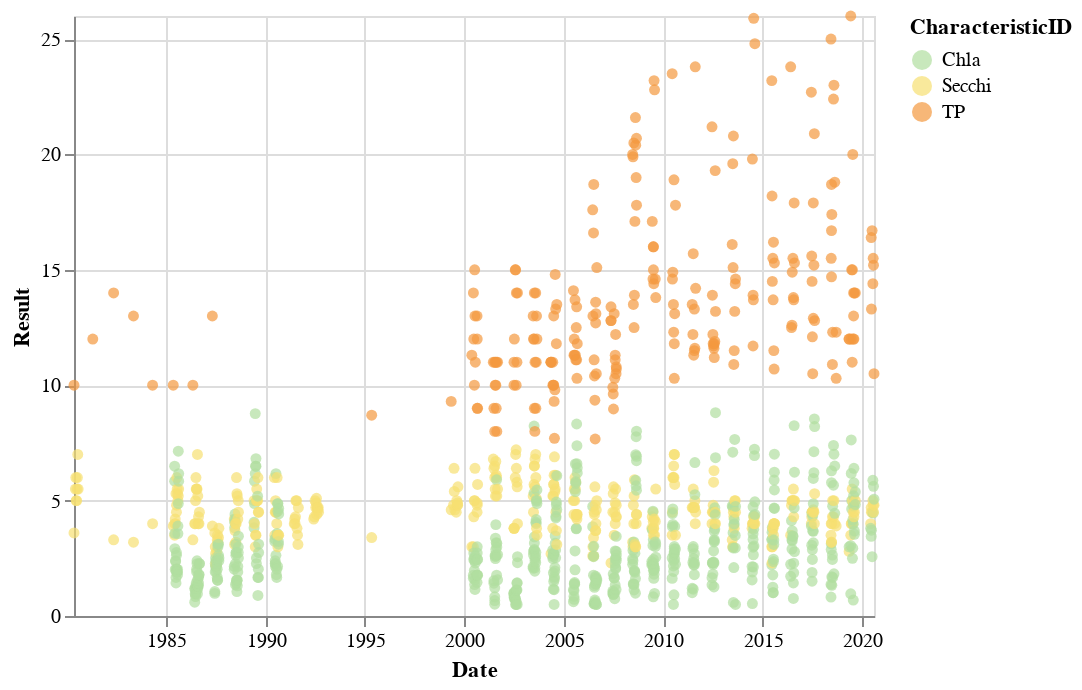

Notebook cell for this chart:
### Code cell
tre_chart('SALEM')

### Figure 1 — Vega-Lite specification as saved in the notebook (floating-point values rounded to 4 significant figures; data arrays with more than 128 entries replaced by an {"elided": "..."} marker saying what was removed)
{"config": {"view": {"continuousWidth": 400, "continuousHeight": 300}}, "data": {"name": "data-ffd21191476c364d142101af4e3cf8d7"}, "mark": "circle", "encoding": {"color": {"type": "nominal", "field": "CharacteristicID", "scale": {"scheme": "lightmulti"}}, "x": {"type": "temporal", "field": "Date"}, "y": {"type": "quantitative", "field": "Result"}}, "$schema": "https://vega.github.io/schema/vega-lite/v4.8.1.json", "datasets": {"data-ffd21191476c364d142101af4e3cf8d7": {"elided": "1126 records"}}}
